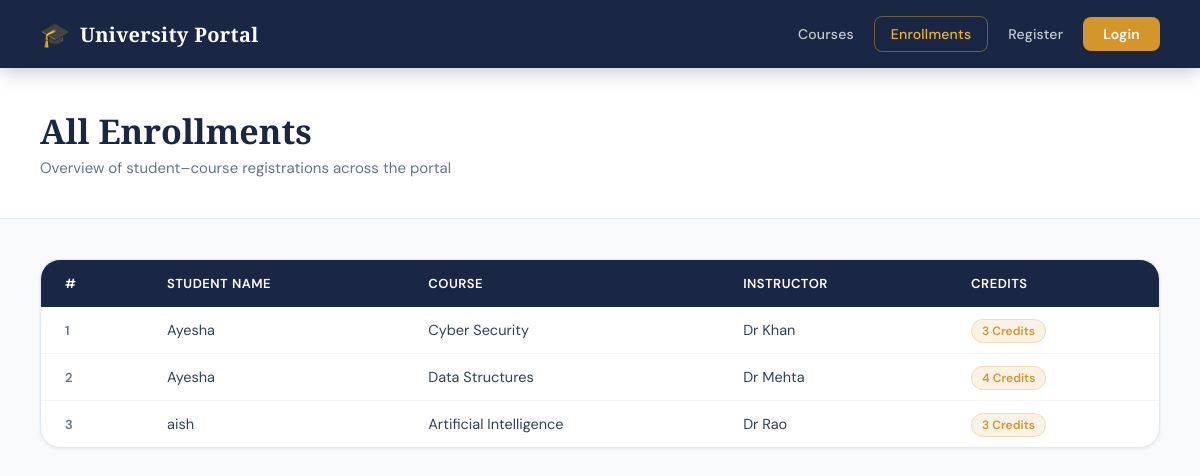
Screenshot of /enrollments with the database file from the repository.
### tables this page shows
CREATE TABLE courses (
        course_id INTEGER PRIMARY KEY AUTOINCREMENT,
        course_name TEXT,
        instructor TEXT,
        credits INTEGER
    );

CREATE TABLE students (
        student_id INTEGER PRIMARY KEY AUTOINCREMENT,
        name TEXT,
        email TEXT UNIQUE,
        department TEXT,
        password TEXT
    );

### app.py (the view)
@app.route("/enrollments")
def enrollments():
    conn = get_db()
    cursor = conn.cursor()
    cursor.execute("""
        SELECT students.name, courses.course_name, courses.instructor, courses.credits
        FROM enrollments
        JOIN students ON enrollments.student_id = students.student_id
        JOIN courses ON enrollments.course_id = courses.course_id
        ORDER BY students.name
    """)
    data = cursor.fetchall()
    conn.close()
    return render_template("enrollments.html", data=data)

### app.py (called while the page is built)
def get_db():
    conn = sqlite3.connect("student.db")
    conn.row_factory = sqlite3.Row
    return conn

### templates/enrollments.html (shortened to what this page needs)
<!DOCTYPE html>
<html lang="en">
<head>
    <link rel="stylesheet" href="{{ url_for('static', filename='style.css') }}">
</head>
<body>
<nav class="navbar">
    <a href="/" class="navbar-brand">
        <span class="logo-icon">🎓</span>
        <span class="logo-text">University Portal</span>
    </a>
    <div class="navbar-links">
        <a href="/courses">Courses</a>
        <a href="/enrollments" class="active">Enrollments</a>
        {% if session.get('student_name') %}
            <div class="user-pill">
                <div class="user-avatar">{{ session['student_name'][0].upper() }}</div>
                {{ session['student_name'] }}
            </div>
            <a href="/logout" class="btn-nav">Logout</a>
        {% else %}
            <a href="/register">Register</a>
            <a href="/login" class="btn-nav">Login</a>
        {% endif %}
    </div>
</nav>
<div class="page-header">
    <h1>All Enrollments</h1>
    <p>Overview of student–course registrations across the portal</p>
</div>
<div class="table-page">
    {% if data %}
    <div class="table-wrapper">
        <table class="enrollments-table">
            <thead>
                <tr>
                    <th>#</th>
                    <th>Student Name</th>
                    <th>Course</th>
                    <th>Instructor</th>
                    <th>Credits</th>
                </tr>
            </thead>
            <tbody>
                {% for row in data %}
                <tr>
                    <td style="color:var(--gray-500); font-size:13px;">{{ loop.index }}</td>
                    <td>{{ row[0] }}</td>
                    <td>{{ row[1] }}</td>
                    <td>{{ row[2] }}</td>
                    <td>
                        <span style="background:rgba(212,150,42,0.12); color:var(--gold); font-size:12px; font-weight:600; padding:3px 10px; border-radius:100px; border:1px solid rgba(212,150,42,0.25);">
                            {{ row[3] }} Credits
                        </span>
                    </td>
                </tr>
                {% endfor %}
            </tbody>
        </table>
    </div>
    {% endif %}
</div>
</body>
</html>

### static/style.css (style rules this page uses)
:root { --navy: #1a2744; --navy-light: #243560; --gold: #d4962a; --gold-light: #f0b429; --cream: #fdf8f0; --white: #ffffff; --gray-50: #f8fafc; --gray-100: #f1f5f9; --gray-200: #e2e8f0; --gray-500: #64748b; --gray-700: #334155; --success: #16a34a; --error: #dc2626; --shadow-sm: 0 1px 3px rgba(26,39,68,0.08); --shadow-md: 0 4px 16px rgba(26,39,68,0.12); --shadow-lg: 0 12px 40px rgba(26,39,68,0.16); --radius: 12px; --radius-lg: 20px; }
* { box-sizing: border-box; margin: 0; padding: 0; }
body { font-family: 'DM Sans', sans-serif; background: var(--gray-50); color: var(--gray-700); min-height: 100vh; }
.navbar { display: flex; justify-content: space-between; align-items: center; padding: 0 40px; height: 68px; background: var(--navy); position: sticky; top: 0; z-index: 100; box-shadow: 0 2px 20px rgba(0,0,0,0.25); }
.navbar-brand { display: flex; align-items: center; gap: 10px; text-decoration: none; }
.navbar-brand span.logo-icon { font-size: 24px; }
.navbar-brand span.logo-text { font-family: 'Cormorant Garamond', serif; font-size: 20px; font-weight: 700; color: var(--white); letter-spacing: 0.3px; }
.navbar-links { display: flex; align-items: center; gap: 4px; }
.navbar-links a { color: rgba(255,255,255,0.75); text-decoration: none; font-size: 14px; font-weight: 500; padding: 8px 16px; border-radius: 8px; transition: all 0.2s; letter-spacing: 0.2px; }
.navbar-links a.active, .navbar-links a.btn-outline { color: var(--gold-light); border: 1px solid rgba(240,180,41,0.4); }
.navbar-links a.btn-nav { background: var(--gold); color: var(--white); padding: 8px 20px; border-radius: 8px; font-weight: 600; transition: all 0.2s; }
.page-header { background: var(--white); border-bottom: 1px solid var(--gray-200); padding: 40px; }
.page-header h1 { font-family: 'Cormorant Garamond', serif; font-size: 34px; font-weight: 700; color: var(--navy); margin-bottom: 4px; }
.page-header p { color: var(--gray-500); font-size: 15px; }
.table-page { padding: 40px; }
.table-wrapper { background: var(--white); border-radius: var(--radius-lg); border: 1px solid var(--gray-200); overflow: hidden; box-shadow: var(--shadow-sm); }
.enrollments-table { width: 100%; border-collapse: collapse; }
.enrollments-table thead { background: var(--navy); color: var(--white); }
.enrollments-table thead th { padding: 15px 24px; text-align: left; font-size: 13px; font-weight: 600; letter-spacing: 0.5px; text-transform: uppercase; }
.enrollments-table tbody tr { border-bottom: 1px solid var(--gray-100); transition: background 0.15s; }
.enrollments-table tbody tr:last-child { border-bottom: none; }
.enrollments-table tbody td { padding: 14px 24px; font-size: 14.5px; color: var(--gray-700); }
.enrollments-table tbody td:first-child { font-weight: 600; color: var(--navy); }

### rows the page displays
courses: name "Ayesha", course_name "Cyber Security", instructor "Dr Khan", credits "3"
courses: name "Ayesha", course_name "Data Structures", instructor "Dr Mehta", credits "4"
courses: name "aish", course_name "Artificial Intelligence", instructor "Dr Rao", credits "3"
